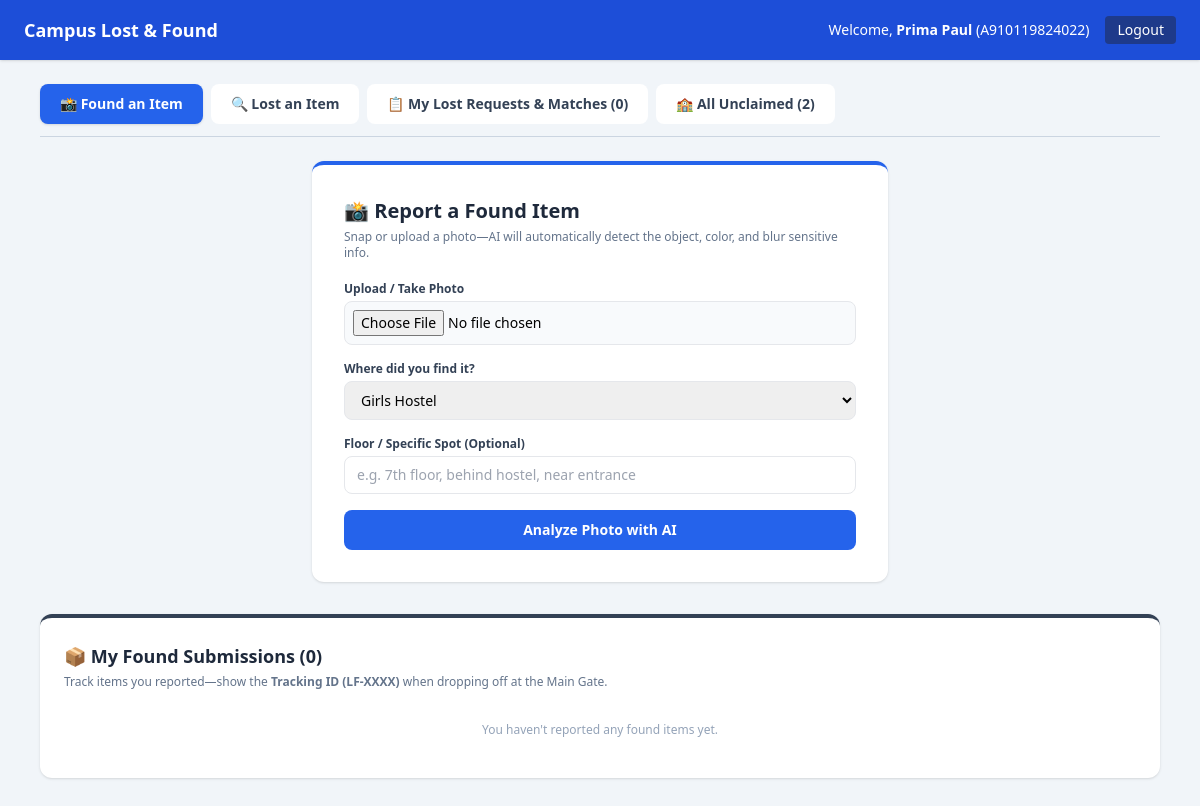
Before: /student (signed in) with the older database file.
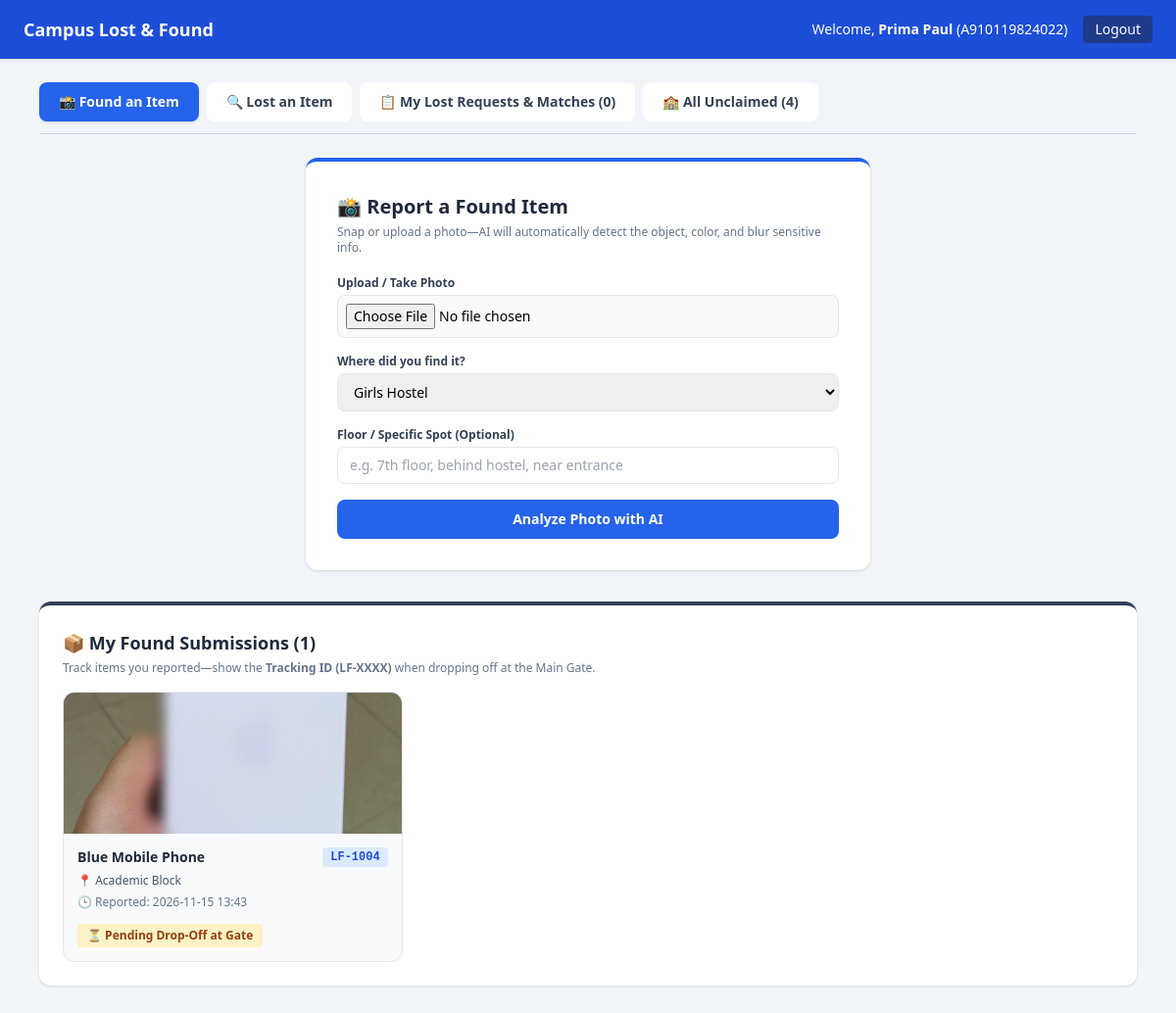
After: the same page with the newer database file.
### tables this page shows
CREATE TABLE found_items (
            id INTEGER PRIMARY KEY AUTOINCREMENT,
            tracking_code TEXT UNIQUE,
            finder_id TEXT NOT NULL,
            object_name TEXT NOT NULL,
            color TEXT NOT NULL,
            location TEXT NOT NULL,
            spot_note TEXT,
            description TEXT,
            image_path TEXT,
            found_date TEXT NOT NULL,
            status TEXT DEFAULT 'Pending Drop-Off',
            claimed_by_name TEXT,
            claimed_by_id TEXT,
            claimed_at TEXT
        );

### app.py (the view)
@app.get("/student", response_class=HTMLResponse)
def student_dashboard(request: Request, tab: str = "found", q: str = ""):
    user = request.session.get("user")
    if not user or user["role"] != "student":
        return RedirectResponse("/", status_code=303)
    return render_student_page(request, user, active_tab=tab, q=q)

### templates/student.html (shortened to what this page needs)
<!DOCTYPE html>
<html lang="en">
<head>
  <script src="https://cdn.tailwindcss.com"></script>
</head>
<body class="bg-slate-100 min-h-screen pb-12">
  <nav class="bg-blue-700 text-white px-6 py-4 flex flex-wrap justify-between items-center shadow gap-4">
    <div class="font-bold text-lg">Campus Lost & Found</div>
    <div class="flex items-center gap-4 text-sm">
      <span>Welcome, <strong>{{ user.name }}</strong> ({{ user.user_id }})</span>
      <a href="/logout" class="bg-blue-900 hover:bg-blue-800 px-3 py-1 rounded">Logout</a>
    </div>
  </nav>
  <div class="max-w-6xl mx-auto px-4 mt-6 space-y-6">
    <div class="flex flex-wrap gap-2 border-b border-slate-300 pb-3">
      <a href="/student?tab=found"
         class="px-5 py-2.5 rounded-lg text-sm font-semibold {{ 'bg-blue-600 text-white shadow' if active_tab == 'found' else 'bg-white text-slate-700 hover:bg-slate-200' }}">
        📸 Found an Item
      </a>
      <a href="/student?tab=lost"
         class="px-5 py-2.5 rounded-lg text-sm font-semibold {{ 'bg-indigo-600 text-white shadow' if active_tab == 'lost' else 'bg-white text-slate-700 hover:bg-slate-200' }}">
        🔍 Lost an Item
      </a>
      <a href="/student?tab=requests"
         class="px-5 py-2.5 rounded-lg text-sm font-semibold {{ 'bg-emerald-600 text-white shadow' if active_tab == 'requests' else 'bg-white text-slate-700 hover:bg-slate-200' }}">
        📋 My Lost Requests & Matches ({{ total_matches_count }})
      </a>
      <a href="/student?tab=all"
         class="px-5 py-2.5 rounded-lg text-sm font-semibold {{ 'bg-slate-800 text-white shadow' if active_tab == 'all' else 'bg-white text-slate-700 hover:bg-slate-200' }}">
        🏫 All Unclaimed ({{ all_items|length }})
      </a>
    </div>
    {% if active_tab == 'found' %}
      <div class="space-y-8">
        {% if draft %}
        <div class="bg-emerald-50 border-2 border-emerald-500 p-6 rounded-xl shadow max-w-3xl mx-auto">
          <h2 class="text-lg font-bold text-emerald-900 mb-1">✨ AI Auto-Detection Draft (Confirm & Publish)</h2>
          <p class="text-xs text-emerald-700 mb-4">Verify the AI-detected details below before publishing to the gate feed.</p>
          <form action="/student/publish" method="POST" class="grid grid-cols-1 md:grid-cols-2 gap-4">
            <div class="flex flex-col items-center justify-center bg-white p-3 rounded-lg border">
              <img src="{{ draft.image_path }}" alt="Uploaded Preview" class="max-h-52 rounded">
              <span class="text-xs text-slate-400 mt-2">Auto-blurred if ID/screen detected</span>
            </div>
            <div class="space-y-3">
              <input type="hidden" name="image_path" value="{{ draft.image_path }}">
              <input type="hidden" name="found_date" value="{{ draft.found_date }}">
              <div>
                <label class="text-xs font-bold text-slate-700">Detected Object (Edit if wrong)</label>
                <input type="text" name="object_name" value="{{ draft.object_name }}" required class="w-full border rounded px-3 py-1.5 text-sm">
              </div>
              <div>
                <label class="text-xs font-bold text-slate-700">Detected Color (Edit if wrong)</label>
                <input type="text" name="color" value="{{ draft.color }}" required class="w-full border rounded px-3 py-1.5 text-sm">
              </div>
              <div class="grid grid-cols-2 gap-2">
                <div>
                  <label class="text-xs font-bold text-slate-700">Location</label>
                  <input type="text" name="location" value="{{ draft.location }}" readonly class="w-full bg-slate-100 border rounded px-3 py-1.5 text-sm">
                </div>
                <div>
                  <label class="text-xs font-bold text-slate-700">Floor / Spot Note</label>
                  <input type="text" name="spot_note" value="{{ draft.spot_note }}" class="w-full border rounded px-3 py-1.5 text-sm">
                </div>
              </div>
              <div>
                <label class="text-xs font-bold text-slate-700">AI Description</label>
                <input type="text" name="description" value="{{ draft.description }}" class="w-full border rounded px-3 py-1.5 text-sm">
              </div>
              <button type="submit" class="w-full bg-emerald-600 hover:bg-emerald-700 text-white font-bold py-2 rounded-lg">
                Confirm & Submit to Gate
              </button>
            </div>
          </form>
        </div>
        {% else %}
        <div class="bg-white p-8 rounded-xl shadow max-w-xl mx-auto border-t-4 border-blue-600">
          <h2 class="text-xl font-bold text-slate-800 mb-1">📸 Report a Found Item</h2>
          <p class="text-xs text-slate-500 mb-5">Snap or upload a photo—AI will automatically detect the object, color, and blur sensitive info.</p>
          <form action="/student/analyze" method="POST" enctype="multipart/form-data" class="space-y-4">
            <div>
              <label class="block text-xs font-semibold text-slate-700">Upload / Take Photo</label>
              <input type="file" name="photo" accept="image/*" capture="environment" required class="mt-1 w-full text-sm border rounded-lg p-2 bg-slate-50">
            </div>
            <div>
              <label class="block text-xs font-semibold text-slate-700">Where did you find it?</label>
              <select name="location" required class="mt-1 w-full border rounded-lg px-3 py-2 text-sm">
                {% for loc in locations %}
                  <option value="{{ loc }}">{{ loc }}</option>
                {% endfor %}
              </select>
            </div>
            <div>
              <label class="block text-xs font-semibold text-slate-700">Floor / Specific Spot (Optional)</label>
              <input type="text" name="spot_note" placeholder="e.g. 7th floor, behind hostel, near entrance"
                     class="mt-1 w-full border rounded-lg px-3 py-2 text-sm">
            </div>
            <button type="submit" class="w-full bg-blue-600 hover:bg-blue-700 text-white font-semibold py-2.5 rounded-lg text-sm">
              Analyze Photo with AI
            </button>
          </form>
        </div>
        {% endif %}
        <div class="bg-white p-6 rounded-xl shadow border-t-4 border-slate-700">
          <h3 class="text-lg font-bold text-slate-800 mb-1">📦 My Found Submissions ({{ my_found_items|length }})</h3>
          <p class="text-xs text-slate-500 mb-4">Track items you reported—show the <strong>Tracking ID (LF-XXXX)</strong> when dropping off at the Main Gate.</p>
          {% if my_found_items|length == 0 %}
            <p class="text-xs text-slate-400 py-4 text-center">You haven't reported any found items yet.</p>
          {% else %}
            <div class="grid grid-cols-1 sm:grid-cols-2 md:grid-cols-3 gap-4">
              {% for item in my_found_items %}
              <div class="border rounded-xl overflow-hidden bg-slate-50 flex flex-col">
                <img src="{{ item.image_path }}" class="w-full h-36 object-cover">
                <div class="p-3.5 text-xs space-y-1.5 flex-1">
                  <div class="flex justify-between items-center">
                    <span class="font-bold text-sm text-slate-800">{{ item.color }} {{ item.object_name }}</span>
                    <span class="font-mono font-bold text-blue-700 bg-blue-100 px-2 py-0.5 rounded">{{ item.tracking_code }}</span>
                  </div>
                  <p class="text-slate-600">📍 {{ item.location }} {% if item.spot_note %}({{ item.spot_note }}){% endif %}</p>
                  <p class="text-slate-500">🕒 Reported: {{ item.found_date }}</p>
                  <div class="pt-2">
                    {% if item.status == 'Pending Drop-Off' %}
                      <span class="inline-block px-2.5 py-1 rounded font-bold bg-amber-100 text-amber-800">
                        ⏳ Pending Drop-Off at Gate
                      </span>
                    {% elif item.status == 'At the Gate' %}
                      <span class="inline-block px-2.5 py-1 rounded font-bold bg-emerald-100 text-emerald-800">
                        🛡️ At the Gate (Awaiting Pickup)
                      </span>
                    {% elif item.status == 'Claimed' %}
                      <span class="inline-block px-2.5 py-1 rounded font-bold bg-blue-100 text-blue-800">
                        ✓ Has Been Claimed by Owner
                      </span>
                    {% endif %}
                  </div>
                </div>
              </div>
              {% endfor %}
            </div>
          {% endif %}
        </div>
      </div>
    {% endif %}
  </div>
</body>
</html>

Changed rows visible on the page:
added found_items: image_path (picture), color "Blue", object_name "Mobile Phone", tracking_code "LF-1004", location "Academic Block", found_date "2026-11-15 13:43", status "⏳ Pending Drop-Off at Gate"
Other visible differences:
{{ all_items|length }}: "2" → "4"
{{ my_found_items|length }}: "0" → "1"
text no longer shown: "You haven't reported any found items yet."
